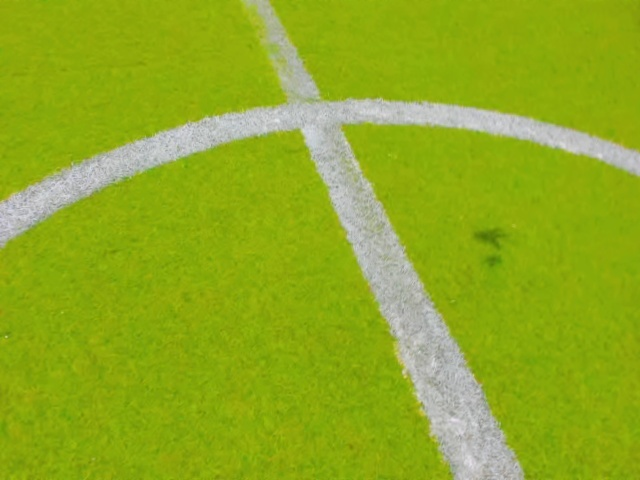
//> input picture build/frame_0.jpg, 640 x 480 px
$ ./balance   (built with g++ and OpenCV 4)
//> lines starting //> are read from the running program, lines starting //| are printed output that depends on the picture
#include <opencv2/opencv.hpp>
#include <iostream>
#include "opencv2/highgui.hpp"
#include "opencv2/imgproc.hpp"
#include <iostream>
using namespace cv;
using namespace std;

int main(){
    Mat img=imread("/home/hatfan/dataset/garis/frame_0.jpg",IMREAD_COLOR);
//> img is the input picture: 480 rows x 640 cols, CV_8UC3; mean B, G, R 32.3, 171.1, 143.9
    Mat hsl;
    // for(int i=1;i<31;i=i+2){
    //     bilateralFilter(img,hsl,i,i*2,i/2);
    // }
    bilateralFilter(img,hsl,31,62,15);

    Mat gray;
    cvtColor(hsl,gray,COLOR_BGR2GRAY);
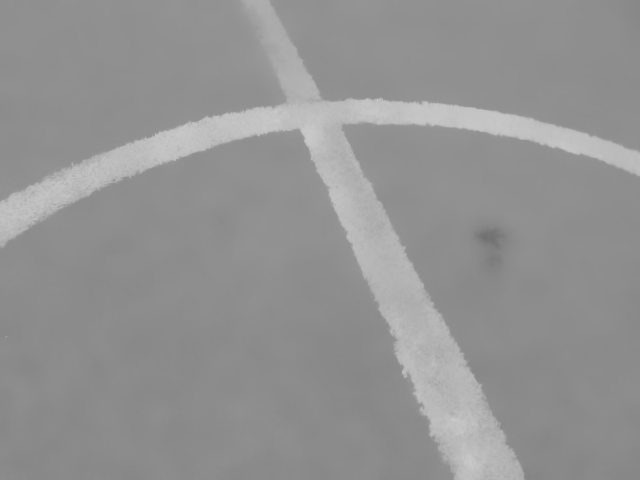
//> gray: 480 rows x 640 cols, CV_8UC1; min 113, max 203, mean 147.1

    std::vector<Point2f> corners;
    goodFeaturesToTrack(gray, corners, 100, 0.01, 10);
//> corners = 100 Points (x, y), first 12: [258, 135], [405, 376], [421, 403], [155, 134], [189, 122], [480, 385], [414, 393], [130, 177], [404, 247], [145, 138], [114, 179], [420, 103]

    // Draw points on the corners
    for (const auto& point : corners) {
        circle(hsl, point, 5, Scalar(0, 255, 0), -1);
    }
//> this loop made 100 passes
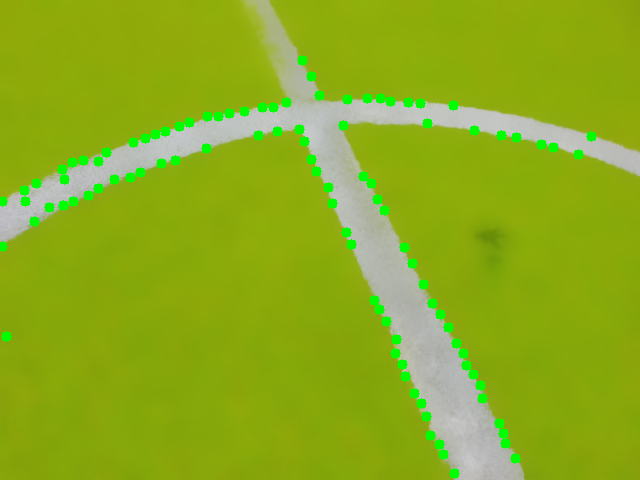
//> hsl: 480 rows x 640 cols, CV_8UC3; mean B, G, R 29.5, 173.1, 139.6

    imshow("s",hsl);

    waitKey();
    return 0;
}
